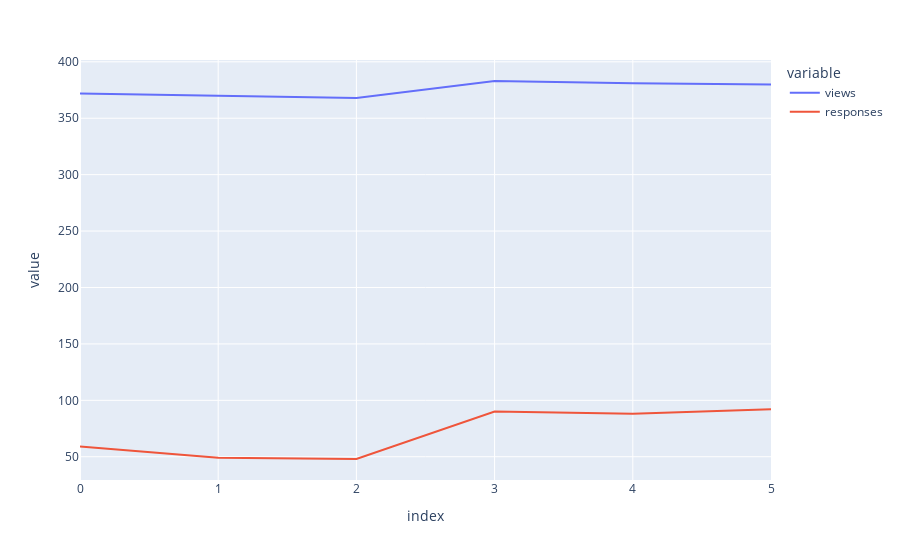

Notebook cell for this chart:
### Code cell
line_fig.show()

### Figure 1 — Plotly figure (JSON) as saved in the notebook; plotly's stock layout.template omitted (floating-point values rounded to 4 significant figures)
{"data": [{"hovertemplate": "variable=views<br>index=%{x}<br>value=%{y}<extra></extra>", "legendgroup": "views", "line": {"color": "#636efa", "dash": "solid"}, "marker": {"symbol": "circle"}, "mode": "lines", "name": "views", "orientation": "v", "showlegend": true, "type": "scatter", "x": [0, 1, 2, 3, 4, 5], "xaxis": "x", "y": [372, 370, 368, 383, 381, 380], "yaxis": "y"}, {"hovertemplate": "variable=responses<br>index=%{x}<br>value=%{y}<extra></extra>", "legendgroup": "responses", "line": {"color": "#EF553B", "dash": "solid"}, "marker": {"symbol": "circle"}, "mode": "lines", "name": "responses", "orientation": "v", "showlegend": true, "type": "scatter", "x": [0, 1, 2, 3, 4, 5], "xaxis": "x", "y": [59, 49, 48, 90, 88, 92], "yaxis": "y"}], "layout": {"legend": {"title": {"text": "variable"}, "tracegroupgap": 0}, "margin": {"t": 60}, "xaxis": {"anchor": "y", "domain": [0, 1], "title": {"text": "index"}}, "yaxis": {"anchor": "x", "domain": [0, 1], "title": {"text": "value"}}}}
